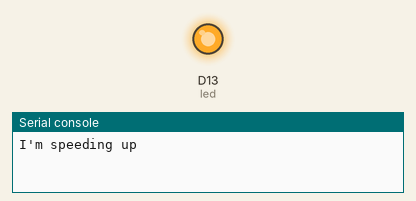
A program run on a simulated CircuitPython board. Parts: output pins drawn as LEDs (lit = HIGH), the last lines printed to the serial console.

Above: at 0.2 s.
At 17.4 s:
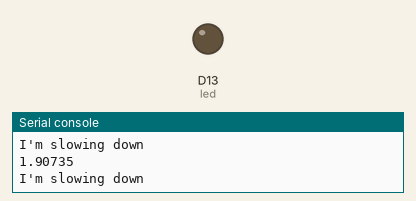
Timing chart, 0 to 24.0 s (numbered marks = the images above):
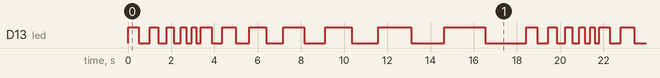

The program:

blink-fast-slow.py
```python
import time
import board
import digitalio

led = digitalio.DigitalInOut(board.D13)
led.switch_to_output()

def blink_led(sleep_time):
    led.value = True
    time.sleep(sleep_time)
    led.value = False
    time.sleep(sleep_time)

def speed_up(sleep_time):
    while sleep_time > 0.2:
        print("I'm speeding up")
        blink_led(sleep_time)
        sleep_time = sleep_time * 0.8
        print(sleep_time)

def slow_down(sleep_time):
    while sleep_time < 2:
        print("I'm slowing down")
        blink_led(sleep_time)
        sleep_time = sleep_time / 0.8
        print(sleep_time)

while True:
    sleep_time = 0.5
    speed_up(sleep_time)
    sleep_time = 0.5
    slow_down(sleep_time)
```

Measured:
- by itself, D13 (led): moves between LOW and HIGH, repeating every 18.4 s
- by itself, everything shown: repeats every 18.4 s, in 24 steps
